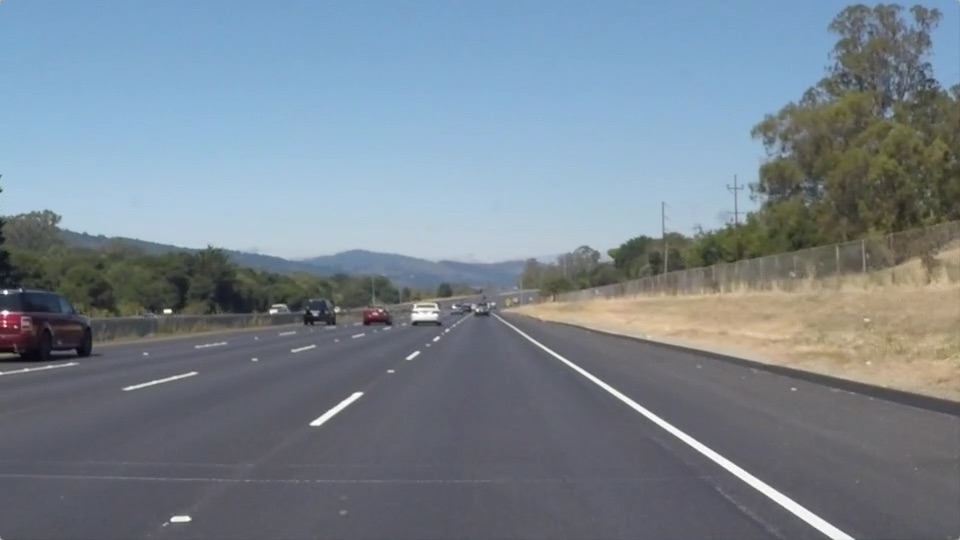
#> input picture CarND-LaneLines-P1/test_images/solidWhiteRight.jpg, 960 x 540 px
$ python -i p1_challenge.py   (imports and definitions only)
#> lines starting #> are read from the running program, lines starting #| are printed output that depends on the picture; after the words box and inside, x2 and y2 are one past the last pixel; in counts of white or black regions, pixels touching at a corner belong together
#importing some useful packages
import matplotlib.pyplot as plt
import matplotlib.image as mpimg
import numpy as np
import cv2
#%matplotlib inline

#reading in an image
# [5 lines not run here, left out]

import math

def grayscale(img):
    """Applies the Grayscale transform
    This will return an image with only one color channel
    but NOTE: to see the returned image as grayscale
    (assuming your grayscaled image is called 'gray')
    you should call plt.imshow(gray, cmap='gray')"""
    return cv2.cvtColor(img, cv2.COLOR_RGB2GRAY)
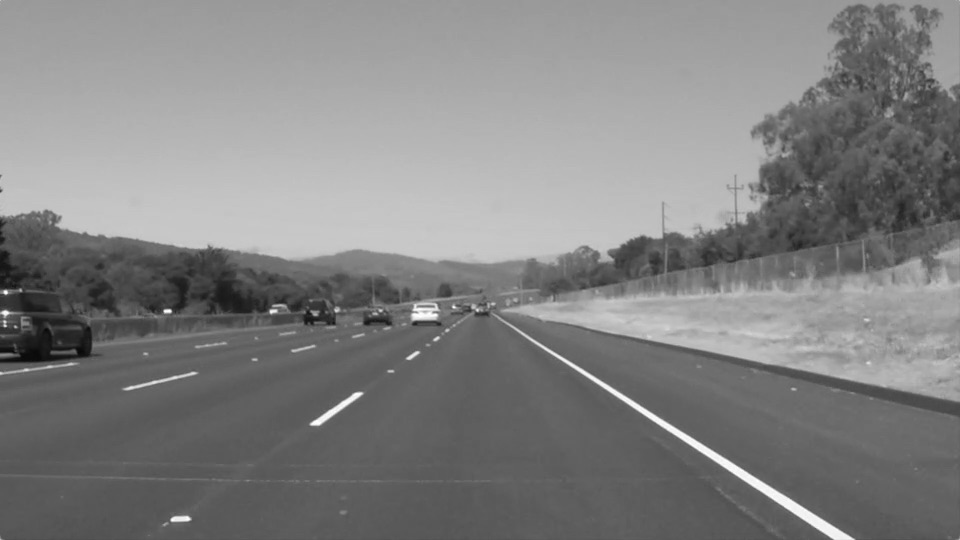
#> returned value: shape (540, 960); min 8, max 255, mean 130.1
    # Or use BGR2GRAY if you read an image with cv2.imread()
    # return cv2.cvtColor(img, cv2.COLOR_BGR2GRAY)

def canny(img, low_threshold, high_threshold):
    """Applies the Canny transform"""
    return cv2.Canny(img, low_threshold, high_threshold)

def gaussian_blur(img, kernel_size):
    """Applies a Gaussian Noise kernel"""
#> called with kernel_size = 3
    return cv2.GaussianBlur(img, (kernel_size, kernel_size), 0)

# [165 lines left out: functions region_of_interest, draw_lines, hough_lines, weighted_img, not called in this run]

# Import everything needed to edit/save/watch video clips
from moviepy.editor import VideoFileClip
from IPython.display import HTML

def process_image(image_in):
    # NOTE: The output you return should be a color image (3 channel) for processing video below
    # TODO: put your pipeline here,
    # you should return the final output (image where lines are drawn on lanes)
    # -*- coding: utf-8 -*-

    #Read in and grayscale the image
    gray = grayscale(image_in)

    #Define a kernel size and apply Gaussian smoothing
    kernel_size = 3
    blur_gray = gaussian_blur(gray, kernel_size)

    #Get the x and y sizes of the image
    y_size = image_in.shape[0]
#> y_size = 540
    x_size = image_in.shape[1]
#> x_size = 960

    #Define parameters for Canny().
    low_threshold = 80
    high_threshold = 250
    edges = canny(blur_gray, low_threshold, high_threshold)
#> in canny, `return cv2.Canny(img, low_threshold, high_threshold)`:
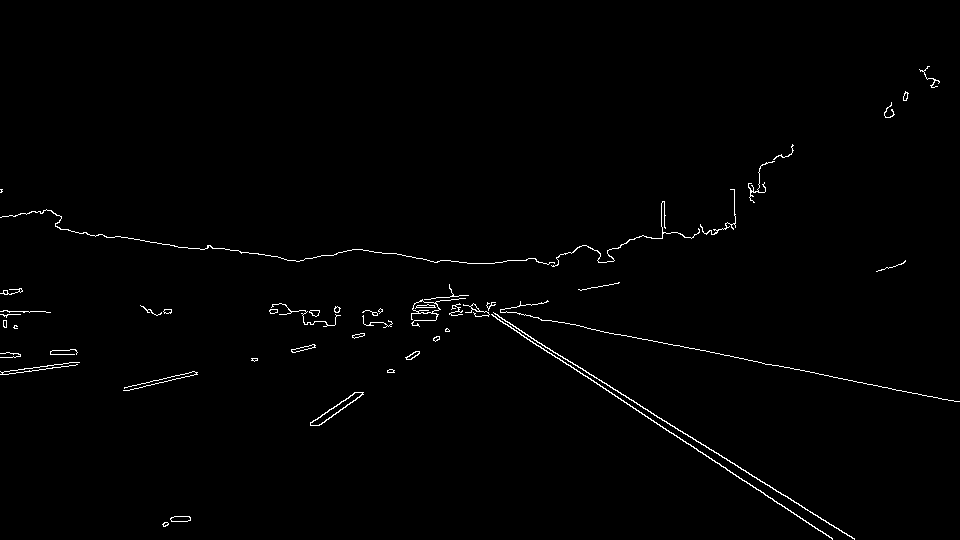
#> returned value: shape (540, 960); 0.95% white in thin lines or dots, all inside (x1, y1, x2, y2) = (0, 66, 960, 540)

    #Create masked image to be used with cv2.fillPolly()
#> (the run stopped early here; a loop or call above may not have finished)

$ run again, on CarND-LaneLines-P1/test_images/solidWhiteCurve.jpg
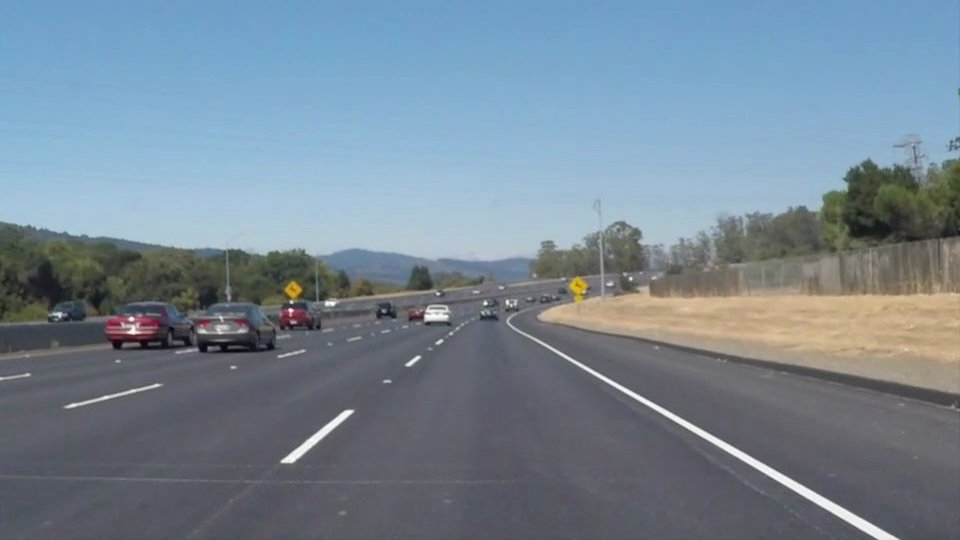
#> input picture CarND-LaneLines-P1/test_images/solidWhiteCurve.jpg, 960 x 540 px
#> in grayscale, `return cv2.cvtColor(img, cv2.COLOR_RGB2GRAY)`:
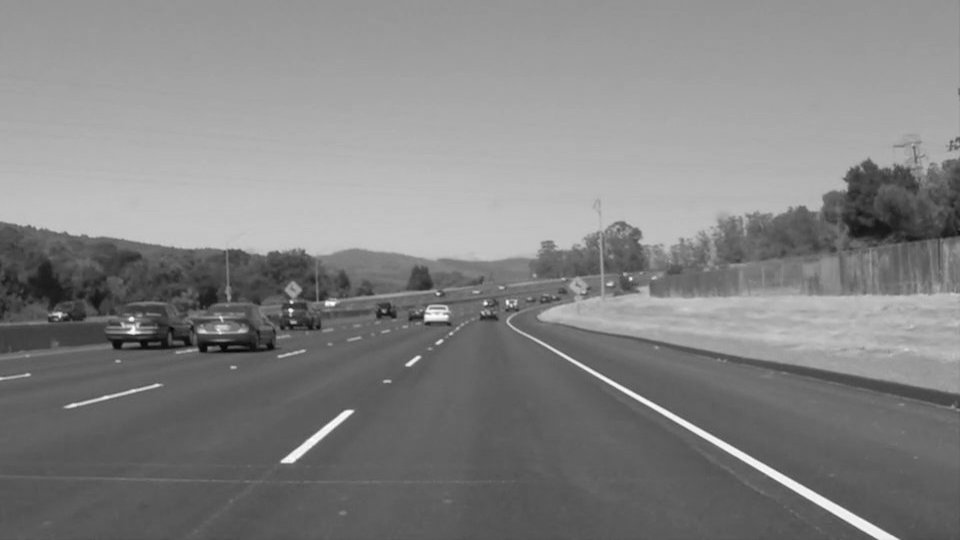
#> returned value: shape (540, 960); min 5, max 255, mean 131.2
#> in canny, `return cv2.Canny(img, low_threshold, high_threshold)`:
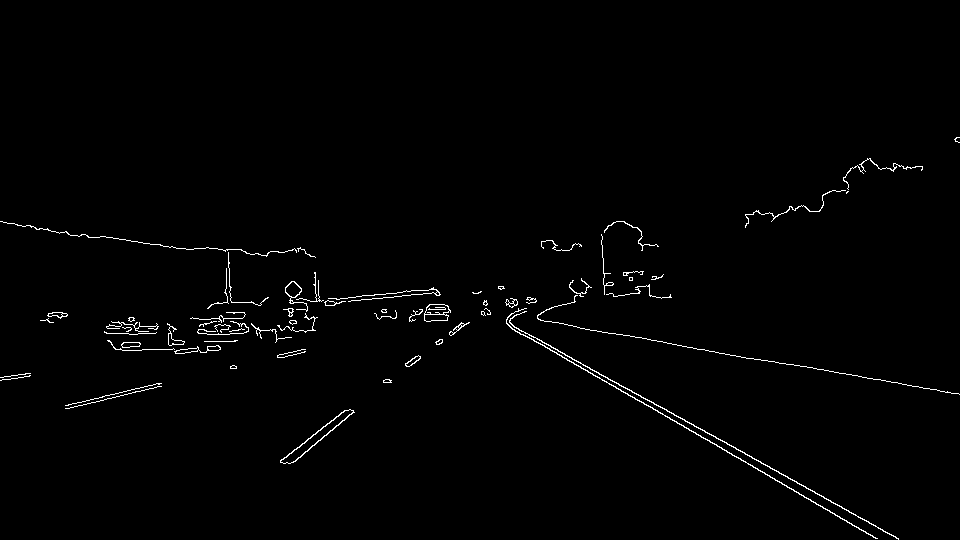
#> returned value: shape (540, 960); 1.1% white in thin lines or dots, all inside (x1, y1, x2, y2) = (0, 137, 960, 540)

$ run again, on CarND-LaneLines-P1/test_images/solidYellowCurve.jpg
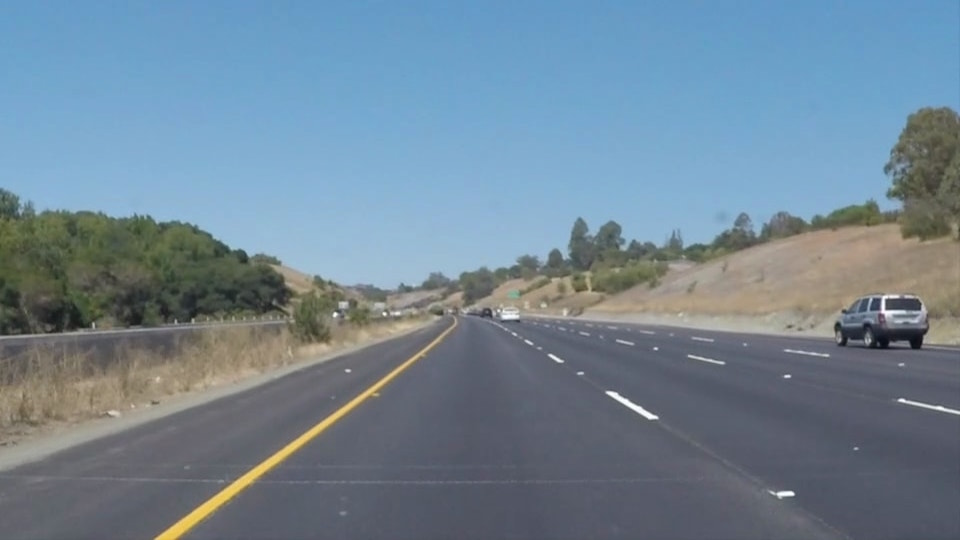
#> input picture CarND-LaneLines-P1/test_images/solidYellowCurve.jpg, 960 x 540 px
#> in grayscale, `return cv2.cvtColor(img, cv2.COLOR_RGB2GRAY)`:
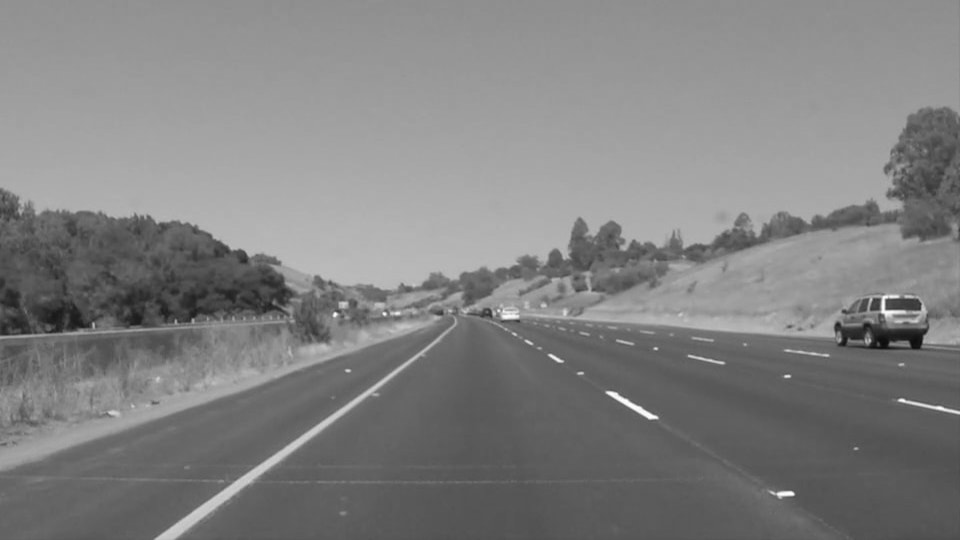
#> returned value: shape (540, 960); min 11, max 254, mean 129.1
#> in canny, `return cv2.Canny(img, low_threshold, high_threshold)`:
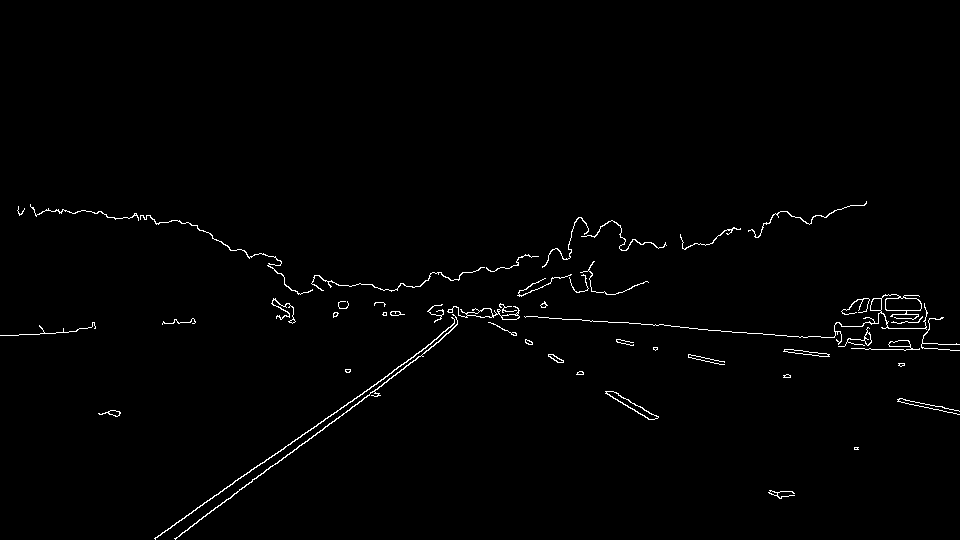
#> returned value: shape (540, 960); 1.1% white in thin lines or dots, all inside (x1, y1, x2, y2) = (0, 201, 960, 540)

$ run again, on CarND-LaneLines-P1/test_images/solidYellowCurve2.jpg
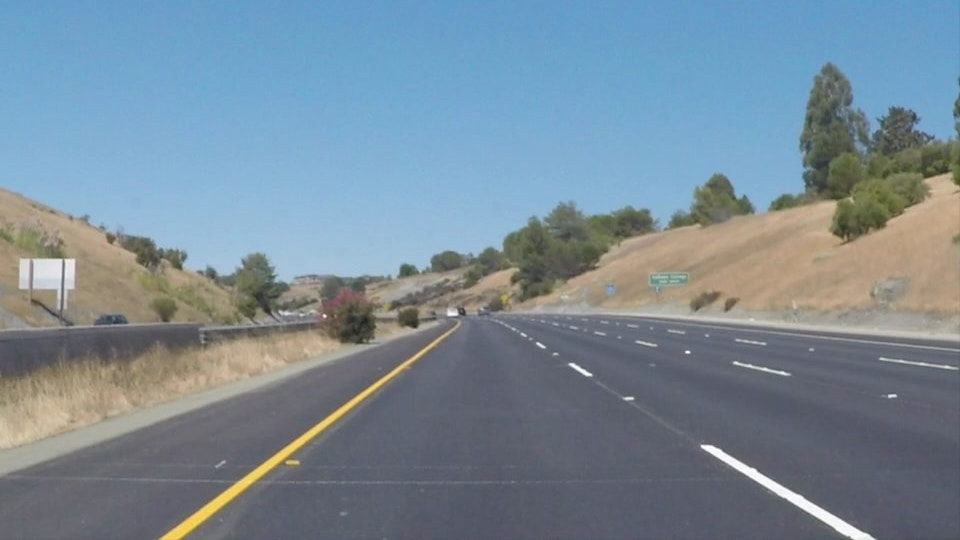
#> input picture CarND-LaneLines-P1/test_images/solidYellowCurve2.jpg, 960 x 540 px
#> in grayscale, `return cv2.cvtColor(img, cv2.COLOR_RGB2GRAY)`:
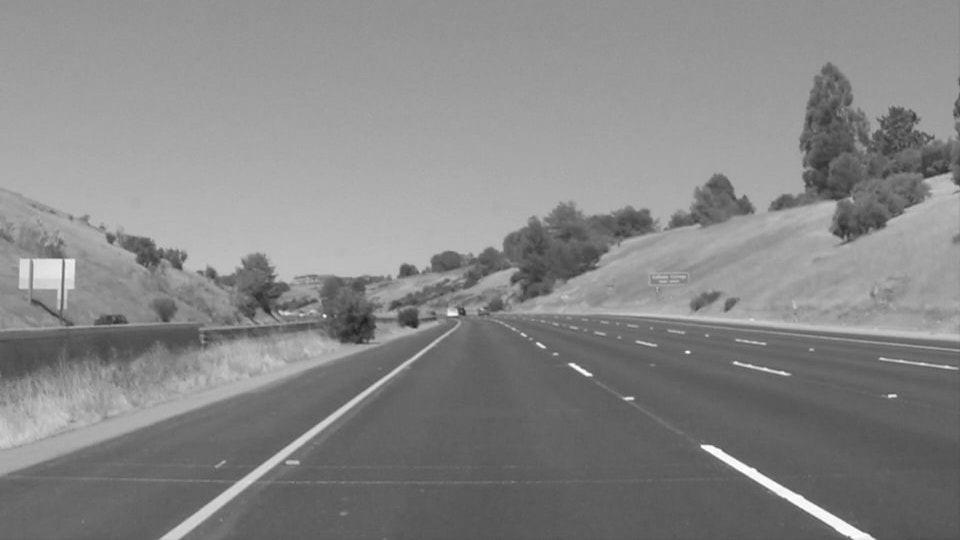
#> returned value: shape (540, 960); min 32, max 255, mean 134.7
#> in canny, `return cv2.Canny(img, low_threshold, high_threshold)`:
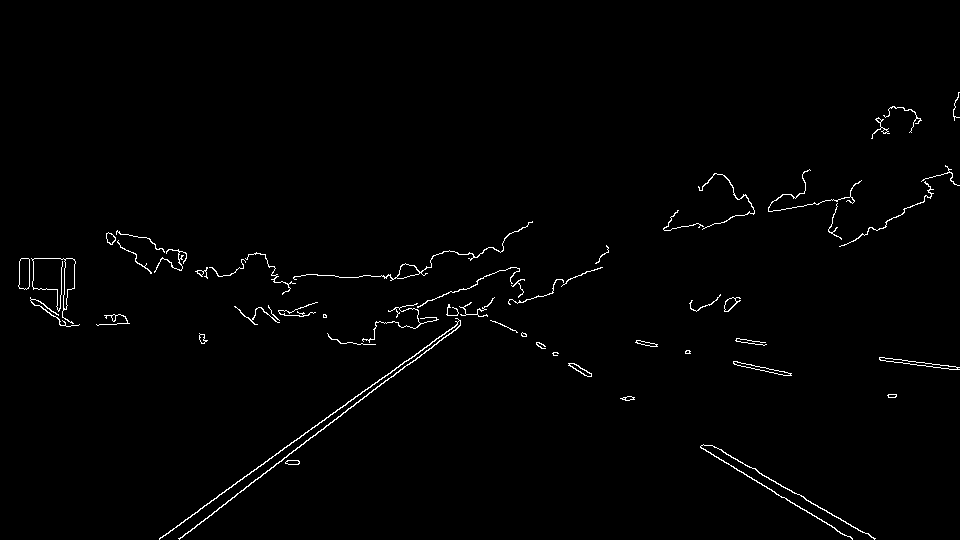
#> returned value: shape (540, 960); 1.1% white in thin lines or dots, all inside (x1, y1, x2, y2) = (18, 92, 960, 540)
